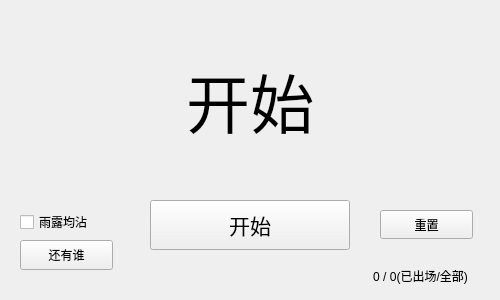
<?xml version="1.0" encoding="UTF-8"?>
<ui version="4.0">
 <class>CWidget</class>
 <widget class="QWidget" name="CWidget">
  <property name="enabled">
   <bool>true</bool>
  </property>
  <property name="geometry">
   <rect>
    <x>0</x>
    <y>0</y>
    <width>500</width>
    <height>300</height>
   </rect>
  </property>
  <property name="baseSize">
   <size>
    <width>0</width>
    <height>0</height>
   </size>
  </property>
  <property name="windowTitle">
   <string>随机点名by齐家宝</string>
  </property>
  <property name="windowIcon">
   <iconset resource="res.qrc">
    <normaloff>:/res/2.ico</normaloff>:/res/2.ico</iconset>
  </property>
  <widget class="QLabel" name="label">
   <property name="geometry">
    <rect>
     <x>100</x>
     <y>50</y>
     <width>300</width>
     <height>100</height>
    </rect>
   </property>
   <property name="sizePolicy">
    <sizepolicy hsizetype="Preferred" vsizetype="Preferred">
     <horstretch>0</horstretch>
     <verstretch>0</verstretch>
    </sizepolicy>
   </property>
   <property name="font">
    <font>
     <pointsize>48</pointsize>
    </font>
   </property>
   <property name="frameShape">
    <enum>QFrame::NoFrame</enum>
   </property>
   <property name="text">
    <string>开始</string>
   </property>
   <property name="alignment">
    <set>Qt::AlignCenter</set>
   </property>
  </widget>
  <widget class="QPushButton" name="startbtn">
   <property name="geometry">
    <rect>
     <x>150</x>
     <y>200</y>
     <width>200</width>
     <height>50</height>
    </rect>
   </property>
   <property name="font">
    <font>
     <pointsize>16</pointsize>
    </font>
   </property>
   <property name="text">
    <string>开始</string>
   </property>
  </widget>
  <widget class="QCheckBox" name="checkBox">
   <property name="geometry">
    <rect>
     <x>20</x>
     <y>210</y>
     <width>95</width>
     <height>24</height>
    </rect>
   </property>
   <property name="text">
    <string>雨露均沾</string>
   </property>
  </widget>
  <widget class="QPushButton" name="otherOnebtn">
   <property name="geometry">
    <rect>
     <x>20</x>
     <y>240</y>
     <width>93</width>
     <height>30</height>
    </rect>
   </property>
   <property name="text">
    <string>还有谁</string>
   </property>
  </widget>
  <widget class="QLabel" name="labelNum">
   <property name="geometry">
    <rect>
     <x>340</x>
     <y>260</y>
     <width>161</width>
     <height>31</height>
    </rect>
   </property>
   <property name="text">
    <string>0 / 0(已出场/全部)</string>
   </property>
   <property name="alignment">
    <set>Qt::AlignCenter</set>
   </property>
  </widget>
  <widget class="QPushButton" name="pushButton">
   <property name="geometry">
    <rect>
     <x>380</x>
     <y>210</y>
     <width>93</width>
     <height>29</height>
    </rect>
   </property>
   <property name="text">
    <string>重置</string>
   </property>
  </widget>
 </widget>
 <resources>
  <include location="res.qrc"/>
 </resources>
 <connections/>
</ui>
